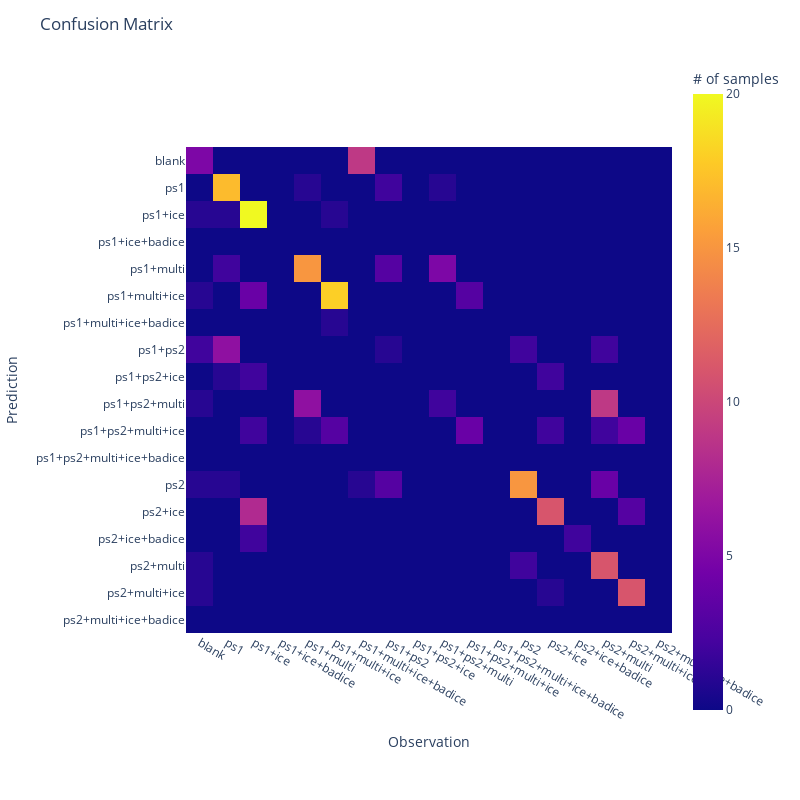
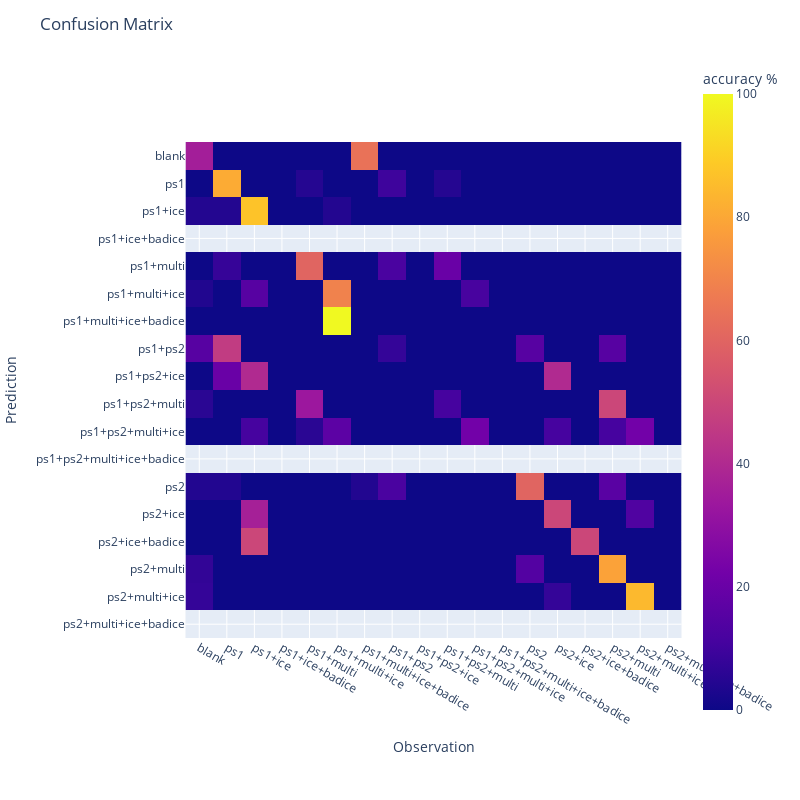

Here is the notebook cell these charts were saved with, in order:
### Code cell
fig1 = px.imshow(cm_df, labels=dict(y="Prediction", x="Observation", color="# of samples"))
fig1.update_yaxes(dtick=1)
fig1.update_xaxes(dtick=1)
fig1.update_layout(title='Confusion Matrix', width=800, height=800)
fig1.show()

fig2 = px.imshow(cm_df2, labels=dict(y="Prediction", x="Observation", color="accuracy %"))
fig2.update_yaxes(dtick=1)
fig2.update_xaxes(dtick=1)
fig2.update_layout(title='Confusion Matrix', width=800, height=800)
fig2.show()

### Figure 1 — Plotly figure (JSON) as saved in the notebook; plotly's stock layout.template omitted (floating-point values rounded to 4 significant figures; data arrays with more than 128 entries replaced by an {"elided": "..."} marker saying what was removed)
{"data": [{"coloraxis": "coloraxis", "hovertemplate": "Observation: %{x}<br>Prediction: %{y}<br># of samples: %{z}<extra></extra>", "name": "0", "type": "heatmap", "x": ["blank", "ps1", "ps1+ice", "ps1+ice+badice", "ps1+multi", "ps1+multi+ice", "ps1+multi+ice+badice", "ps1+ps2", "ps1+ps2+ice", "ps1+ps2+multi", "ps1+ps2+multi+ice", "ps1+ps2+multi+ice+badice", "ps2", "ps2+ice", "ps2+ice+badice", "ps2+multi", "ps2+multi+ice", "ps2+multi+ice+badice"], "xaxis": "x", "y": ["blank", "ps1", "ps1+ice", "ps1+ice+badice", "ps1+multi", "ps1+multi+ice", "ps1+multi+ice+badice", "ps1+ps2", "ps1+ps2+ice", "ps1+ps2+multi", "ps1+ps2+multi+ice", "ps1+ps2+multi+ice+badice", "ps2", "ps2+ice", "ps2+ice+badice", "ps2+multi", "ps2+multi+ice", "ps2+multi+ice+badice"], "yaxis": "y", "z": {"elided": "18x18 int values"}}], "layout": {"coloraxis": {"colorbar": {"title": {"text": "# of samples"}}, "colorscale": [[0, "#0d0887"], [0.1111, "#46039f"], [0.2222, "#7201a8"], [0.3333, "#9c179e"], [0.4444, "#bd3786"], [0.5556, "#d8576b"], [0.6667, "#ed7953"], [0.7778, "#fb9f3a"], [0.8889, "#fdca26"], [1, "#f0f921"]]}, "height": 800, "margin": {"t": 60}, "title": {"text": "Confusion Matrix"}, "width": 800, "xaxis": {"anchor": "y", "autorange": true, "constrain": "domain", "domain": [0, 1], "dtick": 1, "range": [-0.5, 17.5], "scaleanchor": "y", "title": {"text": "Observation"}, "type": "category"}, "yaxis": {"anchor": "x", "autorange": true, "constrain": "domain", "domain": [0.09503, 0.905], "dtick": 1, "range": [17.5, -0.5], "title": {"text": "Prediction"}, "type": "category"}}}

### Figure 2 — Plotly figure (JSON) as saved in the notebook; plotly's stock layout.template omitted (floating-point values rounded to 4 significant figures; data arrays with more than 128 entries replaced by an {"elided": "..."} marker saying what was removed)
{"data": [{"coloraxis": "coloraxis", "hovertemplate": "Observation: %{x}<br>Prediction: %{y}<br>accuracy %: %{z}<extra></extra>", "name": "0", "type": "heatmap", "x": ["blank", "ps1", "ps1+ice", "ps1+ice+badice", "ps1+multi", "ps1+multi+ice", "ps1+multi+ice+badice", "ps1+ps2", "ps1+ps2+ice", "ps1+ps2+multi", "ps1+ps2+multi+ice", "ps1+ps2+multi+ice+badice", "ps2", "ps2+ice", "ps2+ice+badice", "ps2+multi", "ps2+multi+ice", "ps2+multi+ice+badice"], "xaxis": "x", "y": ["blank", "ps1", "ps1+ice", "ps1+ice+badice", "ps1+multi", "ps1+multi+ice", "ps1+multi+ice+badice", "ps1+ps2", "ps1+ps2+ice", "ps1+ps2+multi", "ps1+ps2+multi+ice", "ps1+ps2+multi+ice+badice", "ps2", "ps2+ice", "ps2+ice+badice", "ps2+multi", "ps2+multi+ice", "ps2+multi+ice+badice"], "yaxis": "y", "z": {"elided": "18x18 float values"}}], "layout": {"coloraxis": {"colorbar": {"title": {"text": "accuracy %"}}, "colorscale": [[0, "#0d0887"], [0.1111, "#46039f"], [0.2222, "#7201a8"], [0.3333, "#9c179e"], [0.4444, "#bd3786"], [0.5556, "#d8576b"], [0.6667, "#ed7953"], [0.7778, "#fb9f3a"], [0.8889, "#fdca26"], [1, "#f0f921"]]}, "height": 800, "margin": {"t": 60}, "title": {"text": "Confusion Matrix"}, "width": 800, "xaxis": {"anchor": "y", "autorange": true, "constrain": "domain", "domain": [0, 1], "dtick": 1, "range": [-0.5, 17.5], "scaleanchor": "y", "title": {"text": "Observation"}, "type": "category"}, "yaxis": {"anchor": "x", "autorange": true, "constrain": "domain", "domain": [0.07927, 0.9207], "dtick": 1, "range": [17.5, -0.5], "title": {"text": "Prediction"}, "type": "category"}}}
